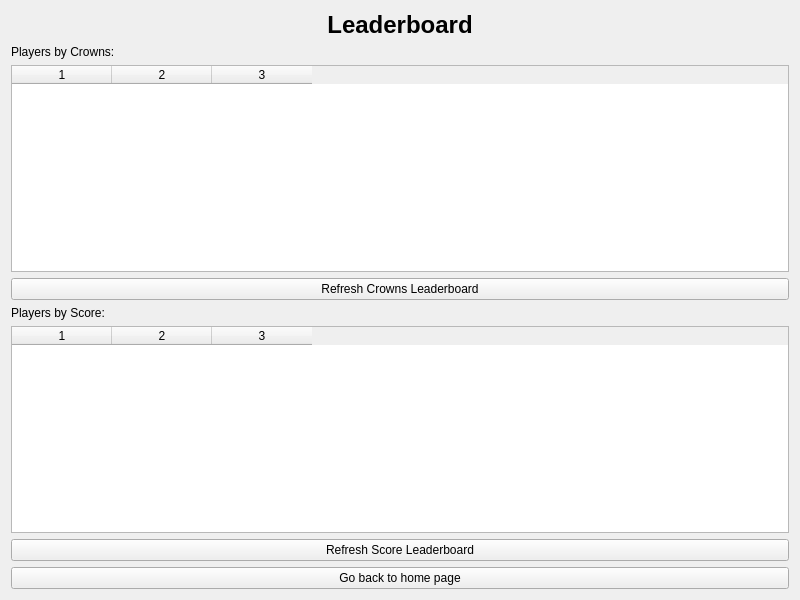
<?xml version="1.0" encoding="utf-8"?>
<ui version="4.0">
	<class>LeaderboardWidget</class>
	<widget class="QWidget" name="LeaderboardWidget">
		<property name="geometry">
			<rect>
				<x>0</x>
				<y>0</y>
				<width>800</width>
				<height>600</height>
			</rect>
		</property>
		<property name="windowTitle">
			<string>Leaderboard</string>
		</property>
		<layout class="QVBoxLayout" name="verticalLayout">
			<item>
				<widget class="QLabel" name="titleLabel">
					<property name="text">
						<string>Leaderboard</string>
					</property>
					<property name="alignment">
						<set>Qt::AlignCenter</set>
					</property>
					<property name="styleSheet">
						<string notr="true">font-size: 24px; font-weight: bold;</string>
					</property>
				</widget>
			</item>
			<item>
				<widget class="QLabel" name="crownsLabel">
					<property name="text">
						<string>Players by Crowns:</string>
					</property>
				</widget>
			</item>
			<item>
				<widget class="QTableWidget" name="crownsTable">
					<property name="columnCount">
						<number>3</number>
					</property>
					<property name="horizontalHeaderLabels">
						<stringlist>
							<string>Rank</string>
							<string>Name</string>
							<string>Crowns</string>
						</stringlist>
					</property>
				</widget>
			</item>
			<item>
				<widget class="QPushButton" name="refreshCrownsButton">
					<property name="text">
						<string>Refresh Crowns Leaderboard</string>
					</property>
				</widget>
			</item>
			<item>
				<widget class="QLabel" name="scoreLabel">
					<property name="text">
						<string>Players by Score:</string>
					</property>
				</widget>
			</item>
			<item>
				<widget class="QTableWidget" name="scoreTable">
					<property name="columnCount">
						<number>3</number>
					</property>
					<property name="horizontalHeaderLabels">
						<stringlist>
							<string>Rank</string>
							<string>Name</string>
							<string>Score</string>
						</stringlist>
					</property>
				</widget>
			</item>
			<item>
				<widget class="QPushButton" name="refreshScoreButton">
					<property name="text">
						<string>Refresh Score Leaderboard</string>
					</property>
				</widget>
			</item>
			<item>
				<widget class="QPushButton" name="goBackButton">
					<property name="text">
						<string>Go back to home page</string>
					</property>
				</widget>
			</item>
		</layout>
	</widget>
	<resources/>
	<connections/>
</ui>
<!--<?xml version="1.0" encoding="utf-8"?>
<ui version="4.0">
	<class>LeaderboardWidget</class>
	<widget class="QWidget" name="LeaderboardWidget">
		<property name="geometry">
			<rect>
				<x>0</x>
				<y>0</y>
				<width>800</width>
				<height>600</height>
			</rect>
		</property>
		<property name="windowTitle">
			<string>Leaderboard</string>
		</property>
		<layout class="QVBoxLayout" name="verticalLayout">
			<item>
				<widget class="QLabel" name="titleLabel">
					<property name="text">
						<string>Leaderboard</string>
					</property>
					<property name="alignment">
						<set>Qt::AlignCenter</set>
					</property>
					<property name="styleSheet">
						<string notr="true">font-size: 24px; font-weight: bold;</string>
					</property>
				</widget>
			</item>
			<item>
				<widget class="QLabel" name="crownsLabel">
					<property name="text">
						<string>Players by Crowns:</string>
					</property>
				</widget>
			</item>
			<item>
				<widget class="QTableWidget" name="crownsTable">
					<property name="columnCount">
						<number>3</number>
					</property>
					<property name="horizontalHeaderLabels">
						<stringlist>
							<string>Rank</string>
							<string>Name</string>
							<string>Crowns</string>
						</stringlist>
					</property>
				</widget>
			</item>
			<item>
				<widget class="QPushButton" name="refreshCrownsButton">
					<property name="text">
						<string>Refresh Crowns Leaderboard</string>
					</property>
				</widget>
			</item>
			<item>
				<widget class="QLabel" name="scoreLabel">
					<property name="text">
						<string>Players by Score:</string>
					</property>
				</widget>
			</item>
			<item>
				<widget class="QTableWidget" name="scoreTable">
					<property name="columnCount">
						<number>3</number>
					</property>
					<property name="horizontalHeaderLabels">
						<stringlist>
							<string>Rank</string>
							<string>Name</string>
							<string>Score</string>
						</stringlist>
					</property>
				</widget>
			</item>
			<item>
				<widget class="QPushButton" name="refreshScoreButton">
					<property name="text">
						<string>Refresh Score Leaderboard</string>
					</property>
				</widget>
			</item>
			<item>
				<widget class="QPushButton" name="goBackButton">
					<property name="text">
						<string>Go back to home page</string>
					</property>
				</widget>
			</item>
		</layout>
	</widget>
	<resources/>
	<connections/>
</ui>-->

<!--<?xml version="1.0" encoding="utf-8"?>
<ui version="4.0">
	<class>LeaderboardWidget</class>
	<widget class="QWidget" name="LeaderboardWidget">
		<property name="geometry">
			<rect>
				<x>0</x>
				<y>0</y>
				<width>800</width>
				<height>600</height>
			</rect>
		</property>
		<property name="windowTitle">
			<string>Leaderboard</string>
		</property>
		<layout class="QVBoxLayout" name="verticalLayout">
			<item>
				<widget class="QLabel" name="titleLabel">
					<property name="text">
						<string>Leaderboard</string>
					</property>
					<property name="alignment">
						<set>Qt::AlignCenter</set>
					</property>
					<property name="styleSheet">
						<string notr="true">font-size: 24px; font-weight: bold;</string>
					</property>
				</widget>
			</item>
			<item>
				<widget class="QLabel" name="crownsLabel">
					<property name="text">
						<string>Players by Crowns:</string>
					</property>
				</widget>
			</item>
			<item>
				<widget class="QTableWidget" name="crownsTable">
					<property name="columnCount">
						<number>3</number>
					</property>
					<property name="horizontalHeaderLabels">
						<stringlist>
							<string>Rank</string>
							<string>Name</string>
							<string>Crowns</string>
						</stringlist>
					</property>
				</widget>
			</item>
			<item>
				<widget class="QPushButton" name="refreshCrownsButton">
					<property name="text">
						<string>Refresh Crowns Leaderboard</string>
					</property>
				</widget>
			</item>
			<item>
				<widget class="QLabel" name="scoreLabel">
					<property name="text">
						<string>Players by Score:</string>
					</property>
				</widget>
			</item>
			<item>
				<widget class="QTableWidget" name="scoreTable">
					<property name="columnCount">
						<number>3</number>
					</property>
					<property name="horizontalHeaderLabels">
						<stringlist>
							<string>Rank</string>
							<string>Name</string>
							<string>Score</string>
						</stringlist>
					</property>
				</widget>
			</item>
			<item>
				<widget class="QPushButton" name="refreshScoreButton">
					<property name="text">
						<string>Refresh Score Leaderboard</string>
					</property>
				</widget>
			</item>
			<item>
				<widget class="QPushButton" name="goBackButton">
					<property name="text">
						<string>Go back to home page</string>
					</property>
				</widget>
			</item>
		</layout>
	</widget>
	<resources/>
	<connections/>
</ui>-->

<!--<?xml version="1.0" encoding="utf-8"?>
<ui version="4.0">
	<class>LeaderboardWidget</class>
	<widget class="QWidget" name="LeaderboardWidget">
		<property name="geometry">
			<rect>
				<x>0</x>
				<y>0</y>
				<width>800</width>
				<height>600</height>
			</rect>
		</property>
		<property name="windowTitle">
			<string>Leaderboard</string>
		</property>
		<layout class="QVBoxLayout" name="verticalLayout">
			<item>
				<widget class="QLabel" name="titleLabel">
					<property name="text">
						<string>Leaderboard</string>
					</property>
					<property name="alignment">
						<set>Qt::AlignCenter</set>
					</property>
					<property name="styleSheet">
						<string notr="true">font-size: 24px; font-weight: bold;</string>
					</property>
				</widget>
			</item>
			<item>
				<widget class="QLabel" name="crownsLabel">
					<property name="text">
						<string>Players by Crowns:</string>
					</property>
				</widget>
			</item>
			<item>
				<widget class="QTableWidget" name="crownsTable">
					<property name="columnCount">
						<number>3</number>
					</property>
					<property name="horizontalHeaderLabels">
						<stringlist>
							<string>Rank</string>
							<string>Name</string>
							<string>Crowns</string>
						</stringlist>
					</property>
				</widget>
			</item>
			<item>
				<widget class="QPushButton" name="refreshCrownsButton">
					<property name="text">
						<string>Refresh Crowns Leaderboard</string>
					</property>
				</widget>
			</item>
			<item>
				<widget class="QLabel" name="scoreLabel">
					<property name="text">
						<string>Players by Score:</string>
					</property>
				</widget>
			</item>
			<item>
				<widget class="QTableWidget" name="scoreTable">
					<property name="columnCount">
						<number>3</number>
					</property>
					<property name="horizontalHeaderLabels">
						<stringlist>
							<string>Rank</string>
							<string>Name</string>
							<string>Score</string>
						</stringlist>
					</property>
				</widget>
			</item>
			<item>
				<widget class="QPushButton" name="refreshScoreButton">
					<property name="text">
						<string>Refresh Score Leaderboard</string>
					</property>
				</widget>
			</item>
		</layout>
	</widget>
	<resources/>
	<connections/>
</ui>-->
